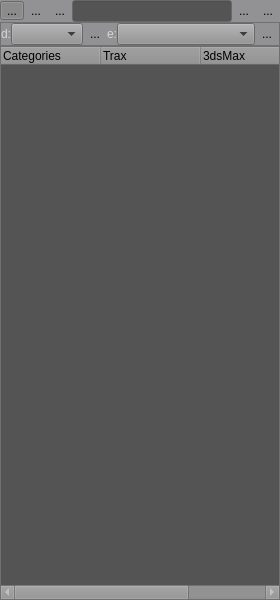
<?xml version="1.0" encoding="UTF-8"?>
<ui version="4.0">
 <class>Dialog</class>
 <widget class="QDialog" name="Dialog">
  <property name="geometry">
   <rect>
    <x>0</x>
    <y>0</y>
    <width>280</width>
    <height>600</height>
   </rect>
  </property>
  <property name="minimumSize">
   <size>
    <width>280</width>
    <height>599</height>
   </size>
  </property>
  <property name="palette">
   <palette>
    <active>
     <colorrole role="WindowText">
      <brush brushstyle="SolidPattern">
       <color alpha="255">
        <red>213</red>
        <green>213</green>
        <blue>213</blue>
       </color>
      </brush>
     </colorrole>
     <colorrole role="Button">
      <brush brushstyle="SolidPattern">
       <color alpha="255">
        <red>146</red>
        <green>145</green>
        <blue>147</blue>
       </color>
      </brush>
     </colorrole>
     <colorrole role="Light">
      <brush brushstyle="SolidPattern">
       <color alpha="255">
        <red>219</red>
        <green>218</green>
        <blue>221</blue>
       </color>
      </brush>
     </colorrole>
     <colorrole role="Midlight">
      <brush brushstyle="SolidPattern">
       <color alpha="255">
        <red>182</red>
        <green>181</green>
        <blue>184</blue>
       </color>
      </brush>
     </colorrole>
     <colorrole role="Dark">
      <brush brushstyle="SolidPattern">
       <color alpha="255">
        <red>73</red>
        <green>72</green>
        <blue>73</blue>
       </color>
      </brush>
     </colorrole>
     <colorrole role="Mid">
      <brush brushstyle="SolidPattern">
       <color alpha="255">
        <red>97</red>
        <green>97</green>
        <blue>98</blue>
       </color>
      </brush>
     </colorrole>
     <colorrole role="Text">
      <brush brushstyle="SolidPattern">
       <color alpha="255">
        <red>203</red>
        <green>203</green>
        <blue>203</blue>
       </color>
      </brush>
     </colorrole>
     <colorrole role="BrightText">
      <brush brushstyle="SolidPattern">
       <color alpha="255">
        <red>255</red>
        <green>255</green>
        <blue>255</blue>
       </color>
      </brush>
     </colorrole>
     <colorrole role="ButtonText">
      <brush brushstyle="SolidPattern">
       <color alpha="255">
        <red>0</red>
        <green>0</green>
        <blue>0</blue>
       </color>
      </brush>
     </colorrole>
     <colorrole role="Base">
      <brush brushstyle="SolidPattern">
       <color alpha="255">
        <red>84</red>
        <green>84</green>
        <blue>84</blue>
       </color>
      </brush>
     </colorrole>
     <colorrole role="Window">
      <brush brushstyle="SolidPattern">
       <color alpha="255">
        <red>146</red>
        <green>145</green>
        <blue>147</blue>
       </color>
      </brush>
     </colorrole>
     <colorrole role="Shadow">
      <brush brushstyle="SolidPattern">
       <color alpha="255">
        <red>0</red>
        <green>0</green>
        <blue>0</blue>
       </color>
      </brush>
     </colorrole>
     <colorrole role="AlternateBase">
      <brush brushstyle="SolidPattern">
       <color alpha="255">
        <red>200</red>
        <green>200</green>
        <blue>201</blue>
       </color>
      </brush>
     </colorrole>
     <colorrole role="ToolTipBase">
      <brush brushstyle="SolidPattern">
       <color alpha="255">
        <red>255</red>
        <green>255</green>
        <blue>220</blue>
       </color>
      </brush>
     </colorrole>
     <colorrole role="ToolTipText">
      <brush brushstyle="SolidPattern">
       <color alpha="255">
        <red>0</red>
        <green>0</green>
        <blue>0</blue>
       </color>
      </brush>
     </colorrole>
    </active>
    <inactive>
     <colorrole role="WindowText">
      <brush brushstyle="SolidPattern">
       <color alpha="255">
        <red>213</red>
        <green>213</green>
        <blue>213</blue>
       </color>
      </brush>
     </colorrole>
     <colorrole role="Button">
      <brush brushstyle="SolidPattern">
       <color alpha="255">
        <red>146</red>
        <green>145</green>
        <blue>147</blue>
       </color>
      </brush>
     </colorrole>
     <colorrole role="Light">
      <brush brushstyle="SolidPattern">
       <color alpha="255">
        <red>219</red>
        <green>218</green>
        <blue>221</blue>
       </color>
      </brush>
     </colorrole>
     <colorrole role="Midlight">
      <brush brushstyle="SolidPattern">
       <color alpha="255">
        <red>182</red>
        <green>181</green>
        <blue>184</blue>
       </color>
      </brush>
     </colorrole>
     <colorrole role="Dark">
      <brush brushstyle="SolidPattern">
       <color alpha="255">
        <red>73</red>
        <green>72</green>
        <blue>73</blue>
       </color>
      </brush>
     </colorrole>
     <colorrole role="Mid">
      <brush brushstyle="SolidPattern">
       <color alpha="255">
        <red>97</red>
        <green>97</green>
        <blue>98</blue>
       </color>
      </brush>
     </colorrole>
     <colorrole role="Text">
      <brush brushstyle="SolidPattern">
       <color alpha="255">
        <red>203</red>
        <green>203</green>
        <blue>203</blue>
       </color>
      </brush>
     </colorrole>
     <colorrole role="BrightText">
      <brush brushstyle="SolidPattern">
       <color alpha="255">
        <red>255</red>
        <green>255</green>
        <blue>255</blue>
       </color>
      </brush>
     </colorrole>
     <colorrole role="ButtonText">
      <brush brushstyle="SolidPattern">
       <color alpha="255">
        <red>0</red>
        <green>0</green>
        <blue>0</blue>
       </color>
      </brush>
     </colorrole>
     <colorrole role="Base">
      <brush brushstyle="SolidPattern">
       <color alpha="255">
        <red>84</red>
        <green>84</green>
        <blue>84</blue>
       </color>
      </brush>
     </colorrole>
     <colorrole role="Window">
      <brush brushstyle="SolidPattern">
       <color alpha="255">
        <red>146</red>
        <green>145</green>
        <blue>147</blue>
       </color>
      </brush>
     </colorrole>
     <colorrole role="Shadow">
      <brush brushstyle="SolidPattern">
       <color alpha="255">
        <red>0</red>
        <green>0</green>
        <blue>0</blue>
       </color>
      </brush>
     </colorrole>
     <colorrole role="AlternateBase">
      <brush brushstyle="SolidPattern">
       <color alpha="255">
        <red>200</red>
        <green>200</green>
        <blue>201</blue>
       </color>
      </brush>
     </colorrole>
     <colorrole role="ToolTipBase">
      <brush brushstyle="SolidPattern">
       <color alpha="255">
        <red>255</red>
        <green>255</green>
        <blue>220</blue>
       </color>
      </brush>
     </colorrole>
     <colorrole role="ToolTipText">
      <brush brushstyle="SolidPattern">
       <color alpha="255">
        <red>0</red>
        <green>0</green>
        <blue>0</blue>
       </color>
      </brush>
     </colorrole>
    </inactive>
    <disabled>
     <colorrole role="WindowText">
      <brush brushstyle="SolidPattern">
       <color alpha="255">
        <red>73</red>
        <green>72</green>
        <blue>73</blue>
       </color>
      </brush>
     </colorrole>
     <colorrole role="Button">
      <brush brushstyle="SolidPattern">
       <color alpha="255">
        <red>146</red>
        <green>145</green>
        <blue>147</blue>
       </color>
      </brush>
     </colorrole>
     <colorrole role="Light">
      <brush brushstyle="SolidPattern">
       <color alpha="255">
        <red>219</red>
        <green>218</green>
        <blue>221</blue>
       </color>
      </brush>
     </colorrole>
     <colorrole role="Midlight">
      <brush brushstyle="SolidPattern">
       <color alpha="255">
        <red>182</red>
        <green>181</green>
        <blue>184</blue>
       </color>
      </brush>
     </colorrole>
     <colorrole role="Dark">
      <brush brushstyle="SolidPattern">
       <color alpha="255">
        <red>73</red>
        <green>72</green>
        <blue>73</blue>
       </color>
      </brush>
     </colorrole>
     <colorrole role="Mid">
      <brush brushstyle="SolidPattern">
       <color alpha="255">
        <red>97</red>
        <green>97</green>
        <blue>98</blue>
       </color>
      </brush>
     </colorrole>
     <colorrole role="Text">
      <brush brushstyle="SolidPattern">
       <color alpha="255">
        <red>73</red>
        <green>72</green>
        <blue>73</blue>
       </color>
      </brush>
     </colorrole>
     <colorrole role="BrightText">
      <brush brushstyle="SolidPattern">
       <color alpha="255">
        <red>255</red>
        <green>255</green>
        <blue>255</blue>
       </color>
      </brush>
     </colorrole>
     <colorrole role="ButtonText">
      <brush brushstyle="SolidPattern">
       <color alpha="255">
        <red>73</red>
        <green>72</green>
        <blue>73</blue>
       </color>
      </brush>
     </colorrole>
     <colorrole role="Base">
      <brush brushstyle="SolidPattern">
       <color alpha="255">
        <red>146</red>
        <green>145</green>
        <blue>147</blue>
       </color>
      </brush>
     </colorrole>
     <colorrole role="Window">
      <brush brushstyle="SolidPattern">
       <color alpha="255">
        <red>146</red>
        <green>145</green>
        <blue>147</blue>
       </color>
      </brush>
     </colorrole>
     <colorrole role="Shadow">
      <brush brushstyle="SolidPattern">
       <color alpha="255">
        <red>0</red>
        <green>0</green>
        <blue>0</blue>
       </color>
      </brush>
     </colorrole>
     <colorrole role="AlternateBase">
      <brush brushstyle="SolidPattern">
       <color alpha="255">
        <red>146</red>
        <green>145</green>
        <blue>147</blue>
       </color>
      </brush>
     </colorrole>
     <colorrole role="ToolTipBase">
      <brush brushstyle="SolidPattern">
       <color alpha="255">
        <red>255</red>
        <green>255</green>
        <blue>220</blue>
       </color>
      </brush>
     </colorrole>
     <colorrole role="ToolTipText">
      <brush brushstyle="SolidPattern">
       <color alpha="255">
        <red>0</red>
        <green>0</green>
        <blue>0</blue>
       </color>
      </brush>
     </colorrole>
    </disabled>
   </palette>
  </property>
  <property name="windowTitle">
   <string>Treegrunt</string>
  </property>
  <layout class="QGridLayout" name="gridLayout">
   <property name="margin">
    <number>0</number>
   </property>
   <property name="spacing">
    <number>0</number>
   </property>
   <item row="0" column="0">
    <widget class="QSplitter" name="uiMainSPLT">
     <property name="palette">
      <palette>
       <active>
        <colorrole role="Highlight">
         <brush brushstyle="SolidPattern">
          <color alpha="255">
           <red>255</red>
           <green>170</green>
           <blue>0</blue>
          </color>
         </brush>
        </colorrole>
       </active>
       <inactive>
        <colorrole role="Highlight">
         <brush brushstyle="SolidPattern">
          <color alpha="255">
           <red>255</red>
           <green>170</green>
           <blue>0</blue>
          </color>
         </brush>
        </colorrole>
       </inactive>
       <disabled>
        <colorrole role="Highlight">
         <brush brushstyle="SolidPattern">
          <color alpha="255">
           <red>255</red>
           <green>170</green>
           <blue>0</blue>
          </color>
         </brush>
        </colorrole>
       </disabled>
      </palette>
     </property>
     <property name="orientation">
      <enum>Qt::Horizontal</enum>
     </property>
     <widget class="QWidget" name="layoutWidget">
      <property name="palette">
       <palette>
        <active>
         <colorrole role="Highlight">
          <brush brushstyle="SolidPattern">
           <color alpha="255">
            <red>255</red>
            <green>170</green>
            <blue>0</blue>
           </color>
          </brush>
         </colorrole>
        </active>
        <inactive>
         <colorrole role="Highlight">
          <brush brushstyle="SolidPattern">
           <color alpha="255">
            <red>255</red>
            <green>170</green>
            <blue>0</blue>
           </color>
          </brush>
         </colorrole>
        </inactive>
        <disabled>
         <colorrole role="Highlight">
          <brush brushstyle="SolidPattern">
           <color alpha="255">
            <red>255</red>
            <green>170</green>
            <blue>0</blue>
           </color>
          </brush>
         </colorrole>
        </disabled>
       </palette>
      </property>
      <layout class="QVBoxLayout" name="verticalLayout">
       <property name="spacing">
        <number>0</number>
       </property>
       <item>
        <layout class="QHBoxLayout" name="horizontalLayout">
         <property name="spacing">
          <number>0</number>
         </property>
         <item>
          <widget class="QToolButton" name="uiCategoryBTN">
           <property name="maximumSize">
            <size>
             <width>25</width>
             <height>19</height>
            </size>
           </property>
           <property name="palette">
            <palette>
             <active>
              <colorrole role="Highlight">
               <brush brushstyle="SolidPattern">
                <color alpha="255">
                 <red>255</red>
                 <green>170</green>
                 <blue>0</blue>
                </color>
               </brush>
              </colorrole>
             </active>
             <inactive>
              <colorrole role="Highlight">
               <brush brushstyle="SolidPattern">
                <color alpha="255">
                 <red>255</red>
                 <green>170</green>
                 <blue>0</blue>
                </color>
               </brush>
              </colorrole>
             </inactive>
             <disabled>
              <colorrole role="Highlight">
               <brush brushstyle="SolidPattern">
                <color alpha="255">
                 <red>255</red>
                 <green>170</green>
                 <blue>0</blue>
                </color>
               </brush>
              </colorrole>
             </disabled>
            </palette>
           </property>
           <property name="toolTip">
            <string>&lt;!DOCTYPE HTML PUBLIC &quot;-//W3C//DTD HTML 4.0//EN&quot; &quot;http://www.w3.org/TR/REC-html40/strict.dtd&quot;&gt;
&lt;html&gt;&lt;head&gt;&lt;meta name=&quot;qrichtext&quot; content=&quot;1&quot; /&gt;&lt;style type=&quot;text/css&quot;&gt;
p, li { white-space: pre-wrap; }
&lt;/style&gt;&lt;/head&gt;&lt;body style=&quot; font-family:'MS Shell Dlg 2'; font-size:8.25pt; font-weight:400; font-style:normal;&quot;&gt;
&lt;p style=&quot; margin-top:0px; margin-bottom:0px; margin-left:0px; margin-right:0px; -qt-block-indent:0; text-indent:0px;&quot;&gt;&lt;span style=&quot; font-size:8pt;&quot;&gt;Show Directory&lt;/span&gt;&lt;/p&gt;&lt;/body&gt;&lt;/html&gt;</string>
           </property>
           <property name="text">
            <string>...</string>
           </property>
           <property name="iconSize">
            <size>
             <width>14</width>
             <height>14</height>
            </size>
           </property>
           <property name="checkable">
            <bool>true</bool>
           </property>
           <property name="checked">
            <bool>true</bool>
           </property>
           <property name="autoRaise">
            <bool>true</bool>
           </property>
          </widget>
         </item>
         <item>
          <widget class="QToolButton" name="uiIndexBTN">
           <property name="maximumSize">
            <size>
             <width>25</width>
             <height>19</height>
            </size>
           </property>
           <property name="palette">
            <palette>
             <active>
              <colorrole role="Highlight">
               <brush brushstyle="SolidPattern">
                <color alpha="255">
                 <red>255</red>
                 <green>170</green>
                 <blue>0</blue>
                </color>
               </brush>
              </colorrole>
             </active>
             <inactive>
              <colorrole role="Highlight">
               <brush brushstyle="SolidPattern">
                <color alpha="255">
                 <red>255</red>
                 <green>170</green>
                 <blue>0</blue>
                </color>
               </brush>
              </colorrole>
             </inactive>
             <disabled>
              <colorrole role="Highlight">
               <brush brushstyle="SolidPattern">
                <color alpha="255">
                 <red>255</red>
                 <green>170</green>
                 <blue>0</blue>
                </color>
               </brush>
              </colorrole>
             </disabled>
            </palette>
           </property>
           <property name="toolTip">
            <string>Show Alphabetical</string>
           </property>
           <property name="text">
            <string>...</string>
           </property>
           <property name="iconSize">
            <size>
             <width>14</width>
             <height>14</height>
            </size>
           </property>
           <property name="checkable">
            <bool>true</bool>
           </property>
           <property name="autoRaise">
            <bool>true</bool>
           </property>
          </widget>
         </item>
         <item>
          <widget class="QToolButton" name="uiFavoritesBTN">
           <property name="maximumSize">
            <size>
             <width>25</width>
             <height>19</height>
            </size>
           </property>
           <property name="palette">
            <palette>
             <active>
              <colorrole role="Highlight">
               <brush brushstyle="SolidPattern">
                <color alpha="255">
                 <red>255</red>
                 <green>170</green>
                 <blue>0</blue>
                </color>
               </brush>
              </colorrole>
             </active>
             <inactive>
              <colorrole role="Highlight">
               <brush brushstyle="SolidPattern">
                <color alpha="255">
                 <red>255</red>
                 <green>170</green>
                 <blue>0</blue>
                </color>
               </brush>
              </colorrole>
             </inactive>
             <disabled>
              <colorrole role="Highlight">
               <brush brushstyle="SolidPattern">
                <color alpha="255">
                 <red>255</red>
                 <green>170</green>
                 <blue>0</blue>
                </color>
               </brush>
              </colorrole>
             </disabled>
            </palette>
           </property>
           <property name="toolTip">
            <string>Show Favorites</string>
           </property>
           <property name="text">
            <string>...</string>
           </property>
           <property name="iconSize">
            <size>
             <width>14</width>
             <height>14</height>
            </size>
           </property>
           <property name="checkable">
            <bool>true</bool>
           </property>
           <property name="autoRaise">
            <bool>true</bool>
           </property>
          </widget>
         </item>
         <item>
          <widget class="QLineEdit" name="uiSearchTXT">
           <property name="minimumSize">
            <size>
             <width>131</width>
             <height>0</height>
            </size>
           </property>
           <property name="palette">
            <palette>
             <active>
              <colorrole role="Highlight">
               <brush brushstyle="SolidPattern">
                <color alpha="255">
                 <red>255</red>
                 <green>170</green>
                 <blue>0</blue>
                </color>
               </brush>
              </colorrole>
             </active>
             <inactive>
              <colorrole role="Highlight">
               <brush brushstyle="SolidPattern">
                <color alpha="255">
                 <red>255</red>
                 <green>170</green>
                 <blue>0</blue>
                </color>
               </brush>
              </colorrole>
             </inactive>
             <disabled>
              <colorrole role="Highlight">
               <brush brushstyle="SolidPattern">
                <color alpha="255">
                 <red>255</red>
                 <green>170</green>
                 <blue>0</blue>
                </color>
               </brush>
              </colorrole>
             </disabled>
            </palette>
           </property>
          </widget>
         </item>
         <item>
          <widget class="QToolButton" name="uiSearchBTN">
           <property name="maximumSize">
            <size>
             <width>25</width>
             <height>19</height>
            </size>
           </property>
           <property name="palette">
            <palette>
             <active>
              <colorrole role="Highlight">
               <brush brushstyle="SolidPattern">
                <color alpha="255">
                 <red>255</red>
                 <green>170</green>
                 <blue>0</blue>
                </color>
               </brush>
              </colorrole>
             </active>
             <inactive>
              <colorrole role="Highlight">
               <brush brushstyle="SolidPattern">
                <color alpha="255">
                 <red>255</red>
                 <green>170</green>
                 <blue>0</blue>
                </color>
               </brush>
              </colorrole>
             </inactive>
             <disabled>
              <colorrole role="Highlight">
               <brush brushstyle="SolidPattern">
                <color alpha="255">
                 <red>255</red>
                 <green>170</green>
                 <blue>0</blue>
                </color>
               </brush>
              </colorrole>
             </disabled>
            </palette>
           </property>
           <property name="toolTip">
            <string>Search Tools</string>
           </property>
           <property name="text">
            <string>...</string>
           </property>
           <property name="iconSize">
            <size>
             <width>14</width>
             <height>14</height>
            </size>
           </property>
           <property name="autoRaise">
            <bool>true</bool>
           </property>
          </widget>
         </item>
         <item>
          <widget class="QToolButton" name="uiAdvancedBTN">
           <property name="maximumSize">
            <size>
             <width>25</width>
             <height>19</height>
            </size>
           </property>
           <property name="palette">
            <palette>
             <active>
              <colorrole role="Highlight">
               <brush brushstyle="SolidPattern">
                <color alpha="255">
                 <red>255</red>
                 <green>170</green>
                 <blue>0</blue>
                </color>
               </brush>
              </colorrole>
             </active>
             <inactive>
              <colorrole role="Highlight">
               <brush brushstyle="SolidPattern">
                <color alpha="255">
                 <red>255</red>
                 <green>170</green>
                 <blue>0</blue>
                </color>
               </brush>
              </colorrole>
             </inactive>
             <disabled>
              <colorrole role="Highlight">
               <brush brushstyle="SolidPattern">
                <color alpha="255">
                 <red>255</red>
                 <green>170</green>
                 <blue>0</blue>
                </color>
               </brush>
              </colorrole>
             </disabled>
            </palette>
           </property>
           <property name="toolTip">
            <string>&lt;!DOCTYPE HTML PUBLIC &quot;-//W3C//DTD HTML 4.0//EN&quot; &quot;http://www.w3.org/TR/REC-html40/strict.dtd&quot;&gt;
&lt;html&gt;&lt;head&gt;&lt;meta name=&quot;qrichtext&quot; content=&quot;1&quot; /&gt;&lt;style type=&quot;text/css&quot;&gt;
p, li { white-space: pre-wrap; }
&lt;/style&gt;&lt;/head&gt;&lt;body style=&quot; font-family:'MS Shell Dlg 2'; font-size:8.25pt; font-weight:400; font-style:normal;&quot;&gt;
&lt;p style=&quot; margin-top:0px; margin-bottom:0px; margin-left:0px; margin-right:0px; -qt-block-indent:0; text-indent:0px;&quot;&gt;&lt;span style=&quot; font-size:8pt;&quot;&gt;Toggle Advanced&lt;/span&gt;&lt;/p&gt;&lt;/body&gt;&lt;/html&gt;</string>
           </property>
           <property name="text">
            <string>...</string>
           </property>
           <property name="iconSize">
            <size>
             <width>14</width>
             <height>14</height>
            </size>
           </property>
           <property name="checkable">
            <bool>true</bool>
           </property>
           <property name="autoRaise">
            <bool>true</bool>
           </property>
          </widget>
         </item>
        </layout>
       </item>
       <item>
        <widget class="QFrame" name="uiDevelopmentFRAME">
         <property name="frameShape">
          <enum>QFrame::StyledPanel</enum>
         </property>
         <property name="frameShadow">
          <enum>QFrame::Raised</enum>
         </property>
         <layout class="QHBoxLayout" name="horizontalLayout_2">
          <property name="spacing">
           <number>0</number>
          </property>
          <property name="margin">
           <number>0</number>
          </property>
          <item>
           <widget class="QLabel" name="label">
            <property name="text">
             <string>d:</string>
            </property>
           </widget>
          </item>
          <item>
           <widget class="QComboBox" name="uiDebugModeDDL"/>
          </item>
          <item>
           <widget class="QToolButton" name="uiResetPathsBTN">
            <property name="toolTip">
             <string>Clear the Import Paths for tools</string>
            </property>
            <property name="text">
             <string>...</string>
            </property>
            <property name="autoRaise">
             <bool>true</bool>
            </property>
           </widget>
          </item>
          <item>
           <widget class="QLabel" name="label_2">
            <property name="text">
             <string>e:</string>
            </property>
           </widget>
          </item>
          <item>
           <widget class="QComboBox" name="uiEnvironmentDDL">
            <property name="sizePolicy">
             <sizepolicy hsizetype="Expanding" vsizetype="Fixed">
              <horstretch>0</horstretch>
              <verstretch>0</verstretch>
             </sizepolicy>
            </property>
           </widget>
          </item>
          <item>
           <widget class="QToolButton" name="uiRebuildIndexBTN">
            <property name="toolTip">
             <string>Rebuild the Environment Index</string>
            </property>
            <property name="text">
             <string>...</string>
            </property>
            <property name="autoRaise">
             <bool>true</bool>
            </property>
           </widget>
          </item>
         </layout>
        </widget>
       </item>
       <item>
        <widget class="QTreeWidget" name="uiToolTREE">
         <property name="palette">
          <palette>
           <active>
            <colorrole role="Highlight">
             <brush brushstyle="SolidPattern">
              <color alpha="255">
               <red>255</red>
               <green>170</green>
               <blue>0</blue>
              </color>
             </brush>
            </colorrole>
           </active>
           <inactive>
            <colorrole role="Highlight">
             <brush brushstyle="SolidPattern">
              <color alpha="255">
               <red>255</red>
               <green>170</green>
               <blue>0</blue>
              </color>
             </brush>
            </colorrole>
           </inactive>
           <disabled>
            <colorrole role="Highlight">
             <brush brushstyle="SolidPattern">
              <color alpha="255">
               <red>255</red>
               <green>170</green>
               <blue>0</blue>
              </color>
             </brush>
            </colorrole>
           </disabled>
          </palette>
         </property>
         <property name="contextMenuPolicy">
          <enum>Qt::CustomContextMenu</enum>
         </property>
         <property name="dragDropMode">
          <enum>QAbstractItemView::DragDrop</enum>
         </property>
         <attribute name="headerStretchLastSection">
          <bool>false</bool>
         </attribute>
         <attribute name="headerStretchLastSection">
          <bool>false</bool>
         </attribute>
         <column>
          <property name="text">
           <string>Categories</string>
          </property>
         </column>
         <column>
          <property name="text">
           <string>Trax</string>
          </property>
         </column>
         <column>
          <property name="text">
           <string>3dsMax</string>
          </property>
         </column>
         <column>
          <property name="text">
           <string>XSI</string>
          </property>
         </column>
        </widget>
       </item>
      </layout>
     </widget>
    </widget>
   </item>
  </layout>
 </widget>
 <resources/>
 <connections/>
</ui>
